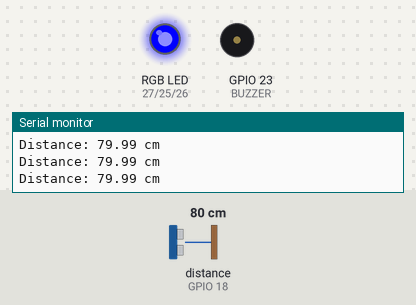
Simulated run of this program. Board: ESP32. Parts: an RGB LED mixed from three pins (HIGH = lit), buzzer (waves = sounding, pin HIGH), the last lines printed to the serial monitor. Wiring (inferred from the names in the program): ultrasonic range finder: trigger GPIO 5; echo GPIO 18. Inputs (shaded band) come from the test bench; at power-on: distance to the obstacle (sensor on GPIO 18) 80 cm. The echo pulse lasts 58.3 µs per cm; WiFi joins after 1.5 s; servers stay silent unless stated; pins used as bus, display or sensor lines are not drawn.

Above: at 2.7 s.
2.8 s: distance to the obstacle (sensor on GPIO 18) set to 56 cm
4.5 s: distance to the obstacle (sensor on GPIO 18) set to 48 cm
At 5.2 s:
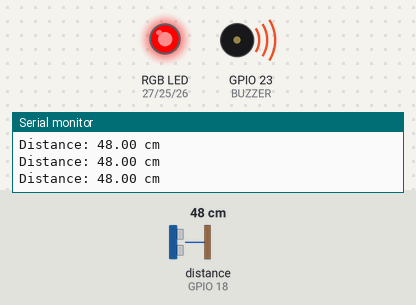
7.5 s: distance to the obstacle (sensor on GPIO 18) set to 120 cm
At 8.7 s:
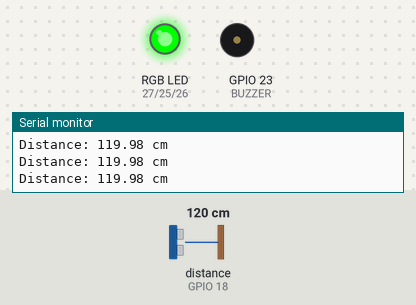
9.0 s: distance to the obstacle (sensor on GPIO 18) set to 106 cm
10.5 s: distance to the obstacle (sensor on GPIO 18) set to 97 cm
At 11.0 s:
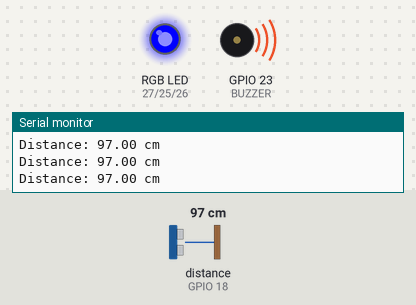
13.5 s: distance to the obstacle (sensor on GPIO 18) set to 2 cm
At 14.7 s:
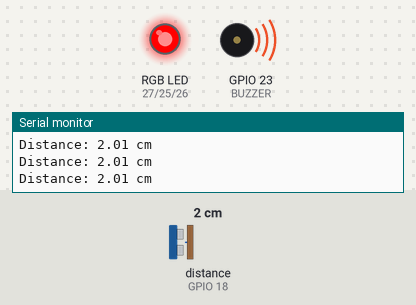
Timing chart, 0 to 16.0 s (numbered marks = the images above; inputs shaded):
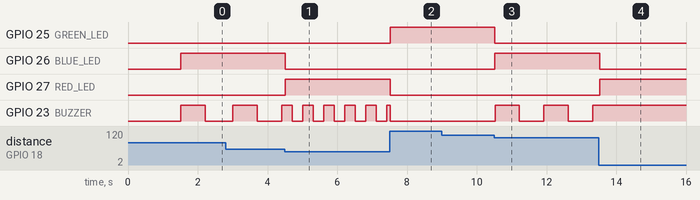

Measured:
- the behaviour switches between 51 and 50 cm on distance to the obstacle (sensor on GPIO 18) (found by bisection; images 0 and 1)
- the behaviour switches between 101 and 100 cm on distance to the obstacle (sensor on GPIO 18) (found by bisection; images 2 and 3)
- after the input at 4.5 s, GPIO 26 (BLUE_LED): HIGH → LOW at once; GPIO 27 (RED_LED): LOW → HIGH at once; GPIO 23 (BUZZER): alternates HIGH for 0.30 s and LOW for 0.30 s, starting after 0.21 s
- after the input at 7.5 s, GPIO 25 (GREEN_LED): LOW → HIGH at once; GPIO 27 (RED_LED): HIGH → LOW at once
- after the input at 10.5 s, GPIO 25 (GREEN_LED): HIGH → LOW at once; GPIO 26 (BLUE_LED): LOW → HIGH at once; GPIO 23 (BUZZER): alternates HIGH for 0.70 s and LOW for 0.70 s, starting at once
- after the input at 13.5 s, GPIO 26 (BLUE_LED): HIGH → LOW at once; GPIO 27 (RED_LED): LOW → HIGH at once; GPIO 23 (BUZZER): stays HIGH (without the input it goes to LOW after 0.53 s)

The program:

main.cpp
```cpp
#include <Arduino.h>
#include <WiFi.h>
#include <WebServer.h>

#ifndef WIFI_SSID
#define WIFI_SSID "ssid"
#endif

#ifndef WIFI_PASSWORD
#define WIFI_PASSWORD "password"
#endif

// Wi-Fi
const unsigned long WIFI_CONNECT_TIMEOUT_MS = 20000;

// HC-SR04
const int TRIG_PIN = 5;
const int ECHO_PIN = 18;

// Indicators
const int GREEN_LED = 25;
const int BLUE_LED = 26;
const int RED_LED = 27;
const int BUZZER = 23;

// Timing
const unsigned long SENSOR_INTERVAL_MS = 100;
const unsigned long BUZZER_INTERVAL_MS = 500;

WebServer server(80);

float currentDistance = -1;

unsigned long lastSensorUpdate = 0;
unsigned long lastBuzzerUpdate = 0;

bool buzzerState = false;

// --------------------------------------------------
// Distance measurement
// --------------------------------------------------

float getDistance() {
    digitalWrite(TRIG_PIN, LOW);
    delayMicroseconds(2);

    digitalWrite(TRIG_PIN, HIGH);
    delayMicroseconds(10);

    digitalWrite(TRIG_PIN, LOW);

    long duration = pulseIn(ECHO_PIN, HIGH, 30000);

    if (duration == 0) {
        return -1;
    }

    return duration * 0.0343f / 2.0f;
}

// --------------------------------------------------
// Hardware alarm
// --------------------------------------------------

void updateAlarm() {

    digitalWrite(GREEN_LED, LOW);
    digitalWrite(BLUE_LED, LOW);
    digitalWrite(RED_LED, LOW);

    if (currentDistance < 0) {
        digitalWrite(BUZZER, LOW);
        buzzerState = false;
        return;
    }

    if (currentDistance > 100) {

        digitalWrite(GREEN_LED, HIGH);

        digitalWrite(BUZZER, LOW);
        buzzerState = false;

        return;
    }

    if (currentDistance > 50) {

        digitalWrite(BLUE_LED, HIGH);

        if (millis() - lastBuzzerUpdate >= 700) {

            lastBuzzerUpdate = millis();

            buzzerState = !buzzerState;

            digitalWrite(
                BUZZER,
                buzzerState ? HIGH : LOW
            );
        }

        return;
    }

    if (currentDistance > 20) {

        digitalWrite(RED_LED, HIGH);

        if (millis() - lastBuzzerUpdate >= 250) {

            lastBuzzerUpdate = millis();

            buzzerState = !buzzerState;

            digitalWrite(
                BUZZER,
                buzzerState ? HIGH : LOW
            );
        }

        return;
    }

    // Critical distance
    digitalWrite(RED_LED, HIGH);
    digitalWrite(BUZZER, HIGH);

    buzzerState = true;
}

// --------------------------------------------------
// Webpage
// --------------------------------------------------

const char webpage[] PROGMEM = R"rawliteral(
<!DOCTYPE html>
<html>
<head>

<meta name="viewport"
      content="width=device-width, initial-scale=1">

<title>ESP32 Radar by AK74</title>

<style>

:root {
    --bg: #08090a;
    --panel: #0e1012;
    --border: #1b1e21;
    --text: #e7e9eb;
    --muted: #777c82;
    --accent: #8cff9a;
}

* {
    box-sizing: border-box;
}

body {
    margin: 0;
    min-height: 100vh;
    background: var(--bg);
    color: var(--text);
    font-family: Inter, Arial, sans-serif;

    display: flex;
    justify-content: center;

    padding: 24px;
}

.app {
    width: min(900px, 100%);
}

header {
    display: flex;
    justify-content: space-between;
    align-items: center;

    margin-bottom: 18px;
}

.title {
    font-size: 14px;
    font-weight: 600;

    letter-spacing: 0.08em;

    color: var(--text);
}

.status {
    display: flex;
    align-items: center;

    gap: 7px;

    color: var(--muted);

    font-size: 12px;
}

.status-dot {
    width: 7px;
    height: 7px;

    border-radius: 50%;

    background: var(--accent);
}

.radar-panel {
    background: var(--panel);

    border: 1px solid var(--border);

    border-radius: 14px;

    padding: 12px;
}

canvas {
    display: block;

    width: 100%;
    height: auto;

    border-radius: 9px;
}

.info {
    display: flex;

    justify-content: space-between;
    align-items: center;

    margin-top: 12px;

    padding: 0 4px;
}

.label {
    color: var(--muted);

    font-size: 12px;
}

.distance {
    font-size: 22px;

    font-weight: 600;

    letter-spacing: -0.03em;
}

.state {
    margin-top: 8px;

    padding: 0 4px;

    color: var(--muted);

    font-size: 12px;
}

footer {
    text-align: center;

    color: #4f5459;

    font-size: 11px;

    margin-top: 14px;
}

</style>

</head>

<body>

<div class="app">

<header>

    <div class="title">
        RADAR V2
    </div>

    <div class="status">

        <span class="status-dot"></span>

        <span id="status">
            ONLINE
        </span>

    </div>

</header>

<div class="radar-panel">

    <canvas
        id="radar"
        width="900"
        height="520">
    </canvas>

    <div class="info">

        <span class="label">
            DISTANCE
        </span>

        <span
            class="distance"
            id="distance">
            -- cm
        </span>

    </div>

    <div class="state">

        STATUS:
        <span id="state">
            WAITING
        </span>

    </div>

</div>

<footer>
    ESP32 · HC-SR04 · By AK74
</footer>

</div>

<script>

const canvas =
    document.getElementById("radar");

const ctx =
    canvas.getContext("2d");

let distance = -1;

let sweep = 0;

// --------------------------------------------------
// State
// --------------------------------------------------

function getState() {

    if (distance < 0) {
        return "NO ECHO";
    }

    if (distance > 100) {
        return "CLEAR";
    }

    if (distance > 50) {
        return "WARNING";
    }

    if (distance > 20) {
        return "DANGER";
    }

    return "CRITICAL";
}

// --------------------------------------------------
// Radar
// --------------------------------------------------

function drawRadar() {

    const w = canvas.width;
    const h = canvas.height;

    ctx.clearRect(
        0,
        0,
        w,
        h
    );

    ctx.fillStyle = "#090b0c";

    ctx.fillRect(
        0,
        0,
        w,
        h
    );

    const cx = w / 2;

    const cy = h - 25;

    const radius = Math.min(
        w * 0.43,
        h - 45
    );

    // Range rings

    ctx.strokeStyle = "#1b2420";

    ctx.lineWidth = 1;

    for (let i = 1; i <= 4; i++) {

        const r =
            radius * i / 4;

        ctx.beginPath();

        ctx.arc(
            cx,
            cy,
            r,
            Math.PI,
            Math.PI * 2
        );

        ctx.stroke();
    }

    // Center line

    ctx.strokeStyle =
        "#26302b";

    ctx.beginPath();

    ctx.moveTo(
        cx,
        cy
    );

    ctx.lineTo(
        cx,
        cy - radius
    );

    ctx.stroke();

    // Left line

    ctx.beginPath();

    ctx.moveTo(
        cx,
        cy
    );

    ctx.lineTo(
        cx - radius,
        cy
    );

    ctx.stroke();

    // Right line

    ctx.beginPath();

    ctx.moveTo(
        cx,
        cy
    );

    ctx.lineTo(
        cx + radius,
        cy
    );

    ctx.stroke();

    // Range labels

    ctx.fillStyle =
        "#4e5752";

    ctx.font =
        "11px Arial";

    for (let i = 1; i <= 4; i++) {

        const r =
            radius * i / 4;

        ctx.fillText(
            (i * 50) + " cm",
            cx + 7,
            cy - r + 4
        );
    }

    // Sweep animation

    sweep += 0.018;

    if (sweep > Math.PI) {
        sweep = 0;
    }

    const angle =
        Math.PI + sweep;

    const sx =
        cx +
        Math.cos(angle) *
        radius;

    const sy =
        cy +
        Math.sin(angle) *
        radius;

    ctx.strokeStyle =
        "rgba(140,255,154,0.65)";

    ctx.lineWidth = 2;

    ctx.beginPath();

    ctx.moveTo(
        cx,
        cy
    );

    ctx.lineTo(
        sx,
        sy
    );

    ctx.stroke();

    // Target

    if (
        distance > 0 &&
        distance <= 200
    ) {

        const r =
            (distance / 200) *
            radius;

        const targetAngle =
            -Math.PI / 2;

        const x =
            cx +
            Math.cos(targetAngle) *
            r;

        const y =
            cy +
            Math.sin(targetAngle) *
            r;

        let targetColor =
            "#8cff9a";

        if (distance <= 50) {

            targetColor =
                "#ff5555";

        } else if (distance <= 100) {

            targetColor =
                "#5599ff";
        }

        // Target dot

        ctx.beginPath();

        ctx.arc(
            x,
            y,
            5,
            0,
            Math.PI * 2
        );

        ctx.fillStyle =
            targetColor;

        ctx.fill();

        // Target ring

        ctx.beginPath();

        ctx.arc(
            x,
            y,
            11,
            0,
            Math.PI * 2
        );

        ctx.strokeStyle =
            "rgba(140,255,154,0.25)";

        ctx.stroke();
    }

    // Center

    ctx.beginPath();

    ctx.arc(
        cx,
        cy,
        4,
        0,
        Math.PI * 2
    );

    ctx.fillStyle =
        "#8cff9a";

    ctx.fill();

    requestAnimationFrame(
        drawRadar
    );
}

// --------------------------------------------------
// Distance API
// --------------------------------------------------

async function updateDistance() {

    try {

        const response =
            await fetch(
                "/distance",
                {
                    cache: "no-store"
                }
            );

        distance =
            parseFloat(
                await response.text()
            );

        if (distance < 0) {

            document.getElementById(
                "distance"
            ).innerText =
                "-- cm";

        } else {

            document.getElementById(
                "distance"
            ).innerText =
                distance.toFixed(1)
                + " cm";
        }

        document.getElementById(
            "state"
        ).innerText =
            getState();

        document.getElementById(
            "status"
        ).innerText =
            "ONLINE";

    } catch (error) {

        distance = -1;

        document.getElementById(
            "distance"
        ).innerText =
            "-- cm";

        document.getElementById(
            "state"
        ).innerText =
            "OFFLINE";

        document.getElementById(
            "status"
        ).innerText =
            "OFFLINE";
    }
}

setInterval(
    updateDistance,
    200
);

updateDistance();

drawRadar();

</script>

</body>
</html>
)rawliteral";

// --------------------------------------------------
// HTTP handlers
// --------------------------------------------------

void handleRoot() {

    server.send(
        200,
        "text/html",
        webpage
    );
}

void handleDistance() {

    if (currentDistance < 0) {

        server.send(
            200,
            "text/plain",
            "-1"
        );

    } else {

        server.send(
            200,
            "text/plain",
            String(
                currentDistance,
                1
            )
        );
    }
}

// --------------------------------------------------
// Setup
// --------------------------------------------------

void setup() {

    Serial.begin(115200);

    // HC-SR04

    pinMode(
        TRIG_PIN,
        OUTPUT
    );

    pinMode(
        ECHO_PIN,
        INPUT
    );

    digitalWrite(
        TRIG_PIN,
        LOW
    );

    // Indicators

    pinMode(
        GREEN_LED,
        OUTPUT
    );

    pinMode(
        BLUE_LED,
        OUTPUT
    );

    pinMode(
        RED_LED,
        OUTPUT
    );

    pinMode(
        BUZZER,
        OUTPUT
    );

    digitalWrite(
        GREEN_LED,
        LOW
    );

    digitalWrite(
        BLUE_LED,
        LOW
    );

    digitalWrite(
        RED_LED,
        LOW
    );

    digitalWrite(
        BUZZER,
        LOW
    );

    // Wi-Fi

    WiFi.mode(
        WIFI_STA
    );

    WiFi.begin(
        WIFI_SSID,
        WIFI_PASSWORD
    );

    Serial.println();

    Serial.print(
        "Connecting to Wi-Fi"
    );

    const unsigned long
        wifiConnectStart =
            millis();

    while (
        WiFi.status() != WL_CONNECTED &&
        (
            millis() -
            wifiConnectStart
        ) <
        WIFI_CONNECT_TIMEOUT_MS
    ) {

        delay(500);

        Serial.print(".");
    }

    Serial.println();

    if (
        WiFi.status() ==
        WL_CONNECTED
    ) {

        Serial.println(
            "Wi-Fi connected!"
        );

        Serial.print(
            "ESP32 IP address: "
        );

        Serial.println(
            WiFi.localIP()
        );

    } else {

        Serial.println(
            "Wi-Fi connection timeout. "
            "Continuing without network."
        );
    }

    // Web server

    server.on(
        "/",
        handleRoot
    );

    server.on(
        "/distance",
        handleDistance
    );

    server.begin();

    Serial.println(
        "Web server started!"
    );
}

// --------------------------------------------------
// Main loop
// --------------------------------------------------

void loop() {

    server.handleClient();

    // Measure distance independently
    // of the webpage.

    if (
        millis() -
        lastSensorUpdate >=
        SENSOR_INTERVAL_MS
    ) {

        lastSensorUpdate =
            millis();

        currentDistance =
            getDistance();

        updateAlarm();

       if (currentDistance >= 0) {
    Serial.print("Distance: ");
    Serial.print(currentDistance);
    Serial.println(" cm");
        }
    }
}
```
